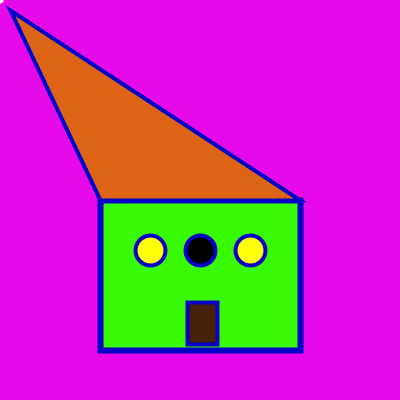
Frame 1 (no input)
Frame 60 (the mouse pressed at the canvas centre just before this capture): identical to frame 1, image omitted
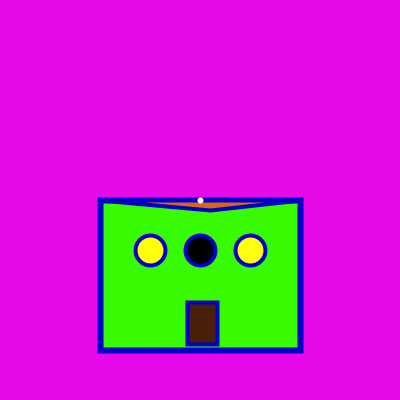
Frame 120 (the mouse held since frame 60 and released just before this capture)

The Processing sketch that drew these frames (run headless with seeded random() and noise(); from frame 60 on, the mouse is pressed at the canvas centre):

// Processing sketch: processing_7264
// ── processing_7264.pde

void setup() {
  size(400, 400);
}


void draw() {

  background(230, 9, 234);

  stroke(0, 0,200);
  strokeWeight(6);


  // for the body
  fill(55, 250, 3); //set the fill color to an ugly green
  rectMode(CORNERS);
  rect(100, 200, 300, 350);//draw the body of the house
  
  // for the roof
  strokeWeight(4);
  fill(220, 100, 20); //make the roof orange
  triangle(100, 200, mouseX+ 10, mouseY+10, 300, 200);// draw the roof of the house

  //for the portholes
  strokeWeight(4);
  fill(254, 255, 8);
  ellipse(150, 250, 30, 30);
  ellipse(250, 250, 30, 30);
  fill(0);
  ellipse(200,250, 30, 30);
  
  //for the door
  rectMode(CORNER);
  fill(72, 32, 7);
  rect(187, 302, 30, 42);
  
  
  //for the coordinate pointer
  stroke(255);
  strokeWeight(6);
  point(mouseX, mouseY);
  
  println("mouse at " + mouseX + "," + mouseY);
  

}
